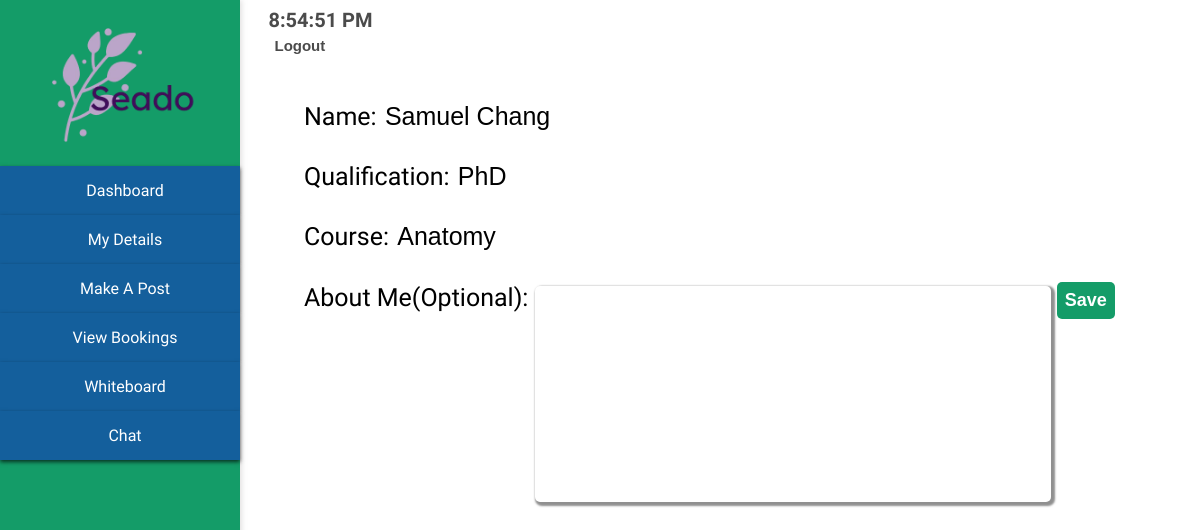
The app's page /tutor-details (signed in) with its own data.
### Website/models.py (models this page shows)
class Tutor(db.Model, UserMixin):
    id = db.Column(db.Integer, primary_key=True)
    firstName = db.Column(db.String(150), nullable=False)
    lastName = db.Column(db.String(150), nullable=False)
    qualification = db.Column(db.String(150), nullable=True)
    course = db.Column(db.String(150), nullable=True)
    email = db.Column(db.String(150), unique=True, nullable=False)
    password = db.Column(db.String(150), nullable=False)
    profilePicture = db.Column(db.String(255), nullable=True)

### Website/views.py (the view)
@views.route('/tutor-details', methods=['GET', 'POST'])
@login_required
def tutor_details():
        if request.method == 'POST':
            aboutMe = request.form.get('tutor-about-me').strip()
            tutor = current_user
            tutor.aboutMe = aboutMe
        db.session.commit()
        flash('About Me updated successfully!', category="success")
        return render_template("tutor/tutor-details.html")

### Website/templates/tutor/tutor-details.html (shortened to what this page needs)
<!DOCTYPE html>
<html lang="en">
<head>
    <link rel="stylesheet" href="{{ url_for('static', filename='stylesheets/dashboard-style.css') }}">
    <link rel="stylesheet" href="{{ url_for('static', filename='stylesheets/details-style.css') }}">
</head>
<body>
    <div class="container">
        <div class="side-pane">
            <div class="seado">
                <img class="seado-logo" src="{{ url_for('static', filename='icons/seado-logo.png') }}">
            </div>
            <nav>
                <ul>
                    <a href="{{ url_for('views.tutor_dashboard') }}"><li> Dashboard</li></a>
                    <a href="{{ url_for('views.tutor_details') }}"><li> My Details</li></a>
                    <a href="{{ url_for('views.tutor_make_post') }}"><li> Make A Post</li></a>
                    <a href="{{ url_for('views.tutor_bookings') }}"><li> View Bookings</li></a>
                    <a href="{{ url_for('views.tutor_live_session') }}"><li> Whiteboard</li></a>
                    <a href="{{ url_for('views.tutor_recent_chats') }}"><li> Chat</li></a>
                </ul>
            </nav>
        </div>
    </div>
    <div class="profile-header">
        <div class="top">
        <div class="live-time" id="live-time">
        </div>
        <div class="logout-button">
            <a href="{{ url_for('auth.tutor_logout') }}"><button class="logout">Logout</button></a>
        </div>
        </div>
    </div>
    <div class="tutor-info">
        <div class="tutor-info-line">Name: <input type="text" class="tutor-name-input" id="tutor-name" name="tutor-name" value="{{ tutor.firstName }} {{ tutor.lastName }}" readonly></div>
        <div class="tutor-info-line">Qualification: <input type="text" class="tutor-qualification" id="tutor-qualification" name="tutor-qualification" value="{{ tutor.qualification }}" readonly></div>
        <div class="tutor-info-line">Course: <input type="text" class="tutor-course" id="tutor-course" name="tutor-course" value="{{ tutor.course }}" readonly></div>
        <div class="tutor-info-line">About Me(Optional): <textarea class="tutor-about-me" id="tutor-about-me" name="tutor-about-me"></textarea>
            <button type="submit" name="saveBtn" id="saveBtn" class="save-button" value="{{ tutor.aboutMe }}">Save</button>
        </div>
    </div>
</body>
</html>

### Website/static/stylesheets/dashboard-style.css (style rules this page uses)
body { font-family: "Work Sans", sans-serif; font-optical-sizing: auto; font-weight: 450; font-style: normal; }
.side-pane { position: fixed; top: 0; left: 0; height: 100vh; background-color: rgb(20, 156, 104); width: 20%; color: white; padding: 0; margin: 0; box-shadow: 2px 0 5px rgba(173, 170, 170, 0.336); text-align: center; }
.seado-logo { width: 80%; margin-top: 20px; }
nav { margin-top: 10px; }
ul { list-style-type: none; margin: 0; padding: 0; }
li { background-color: rgb(20, 95, 156); padding-top: 15px; padding-bottom: 15px; border: none; box-shadow: 0 2px 4px rgba(0, 0, 0, 0.692); margin: 0; padding-left: 10px; cursor: pointer; }
.profile-header { margin-left: 22%; align-items: center; }
.top { font-size: 20px; }
.live-time { color: rgba(20, 19, 19, 0.763); font-weight: bold; }
.logout { border: none; background: none; cursor: pointer; color: rgba(20, 19, 19, 0.763); font-weight: bold; font-size: 15px; }
a { text-decoration: none; color: white; }

### Website/static/stylesheets/details-style.css (style rules this page uses)
.tutor-info { margin-left: 25%; font-size: 25px; margin-top: 40px; }
.tutor-info-line { margin-top: 20px; cursor: default; }
.tutor-about-me { margin-top: 10px; width: 90%; height: 200px; max-width: 500px; outline: none; border-radius: 5px; border: none; box-shadow: 2px 2px 2px 2px rgba(83, 83, 83, 0.644); font-size: 20px; resize: none; white-space: pre-wrap; overflow-wrap: break-word; text-align: left; vertical-align: top; padding: 8px; }
.tutor-name-input, .tutor-qualification, .tutor-course { height: 20px; width: 60%; max-width: 400px; border-radius: 5px; border: none; outline: none; font-size: 25px; padding-top: 10px; padding-bottom: 10px; cursor: default; }
.save-button { background-color: #149C68; color: white; border: none; border-radius: 5px; font-weight: bold; font-size: 18px; margin-top: 6px; cursor: pointer; padding: 8px; }

### records on screen
Tutor: tutor-name "Samuel Chang", tutor-qualification "PhD", tutor-course "Anatomy"
